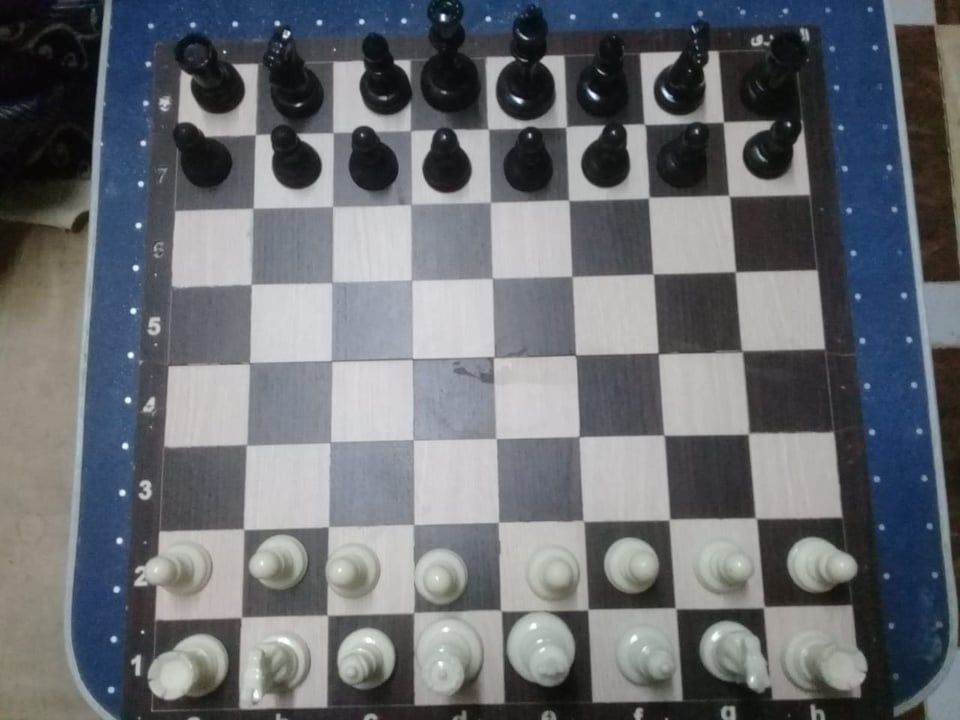
#> input picture 0.jpeg, 960 x 720 px
$ python test1.py   (Python 2 division)
#> lines starting #> are read from the running program, lines starting #| are printed output that depends on the picture; after the words box and inside, x2 and y2 are one past the last pixel; in counts of white or black regions, pixels touching at a corner belong together
import numpy as np
import cv2


def auto_canny(image, sigma=1):
    """
    Canny edge detection with automatic thresholds.
    """
    # compute the median of the single channel pixel intensities
    v = np.median(image)

    # apply automatic Canny edge detection using the computed median
    lower = int(max(0, (1.0 - sigma) * v))
    upper = int(min(255, (1.0 + sigma) * v))
    edged = cv2.Canny(image, lower, upper)

    # return the edged image
    return edged


img = cv2.imread('./0.jpeg')
#> img is the input picture: shape (720, 960, 3); mean B, G, R 114.3, 108.9, 105.8
gray = cv2.cvtColor(img, cv2.COLOR_BGR2GRAY)
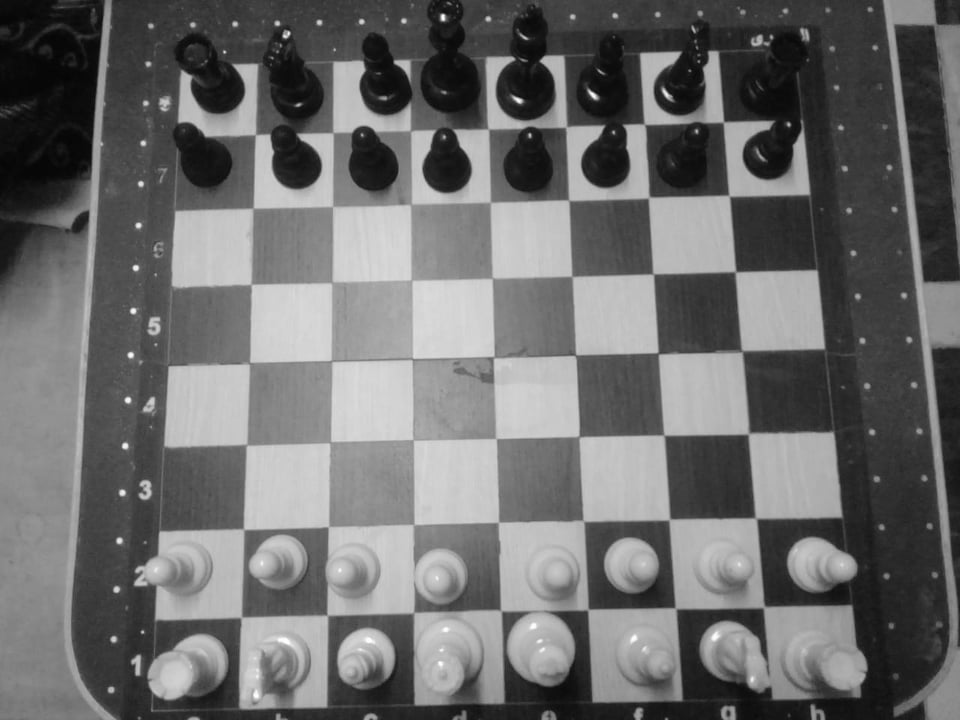
#> gray: shape (720, 960); min 4, max 255, mean 108.5
edges = auto_canny(gray)
#> in auto_canny, `v = np.median(image)`: v = 100
#> in auto_canny, `lower = int(max(0, (1.0 - sigma) * v))`: lower = 0
#> in auto_canny, `upper = int(min(255, (1.0 + sigma) * v))`: upper = 200
#> in auto_canny, `edged = cv2.Canny(image, lower, upper)`:
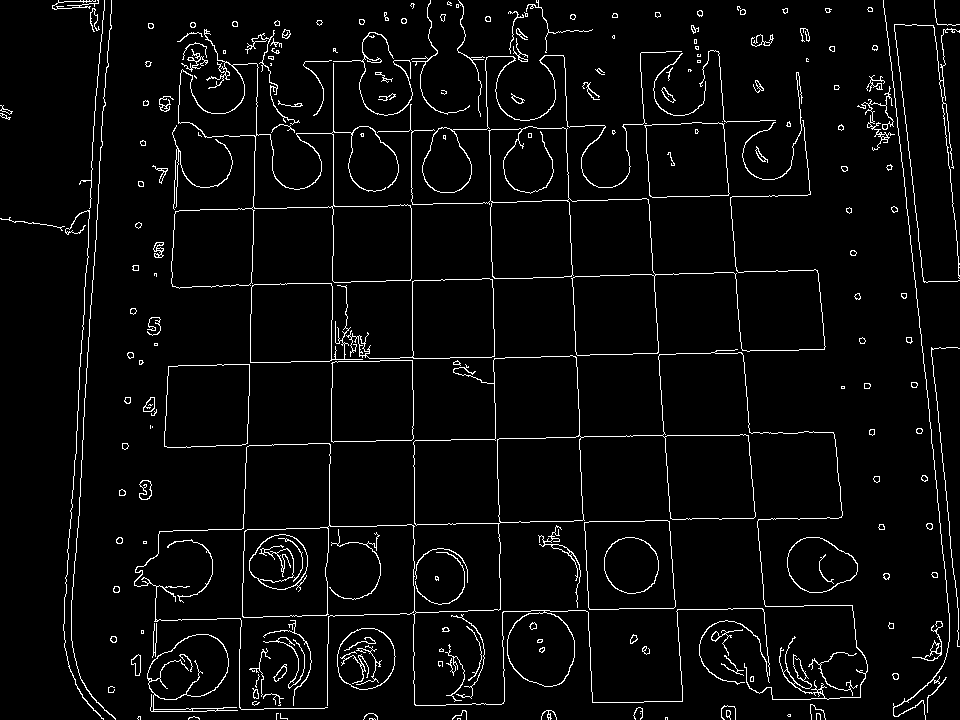
#> edged: shape (720, 960); 4% white in thin lines or dots
cv2.imwrite("canny.jpg", edges)
minLineLength=150
lines = cv2.HoughLinesP(image=edges,rho=1,theta=np.pi/180, threshold=170,lines=np.array([]), minLineLength=minLineLength,maxLineGap=300)
#> lines = 22 rows, first 6: [889, 46, 949, 618], [76, 446, 939, 431], [642, 124, 682, 701], [896, 24, 958, 614], [64, 620, 852, 606], [80, 364, 933, 349]
#lines = cv2.HoughLines(image=edges,rho=1,theta=np.pi/180, threshold=100)


a,b,c = lines.shape
#> a = 22; b = 1; c = 4

print a
#| 22

for i in range(a):
    print lines[i][0][0],lines[i][0][1]
    print lines[i][0][2],lines[i][0][3]
    cv2.circle(img, (lines[i][0][0],lines[i][0][1]), 3, (0,255,0),-1)
    cv2.circle(img, (lines[i][0][2],lines[i][0][3]), 3, (255,0,0),-1)
    cv2.imwrite('points.jpg', img)
    cv2.line(img, (lines[i][0][0], lines[i][0][1]), (lines[i][0][2], lines[i][0][3]), (0, 0, 255), 1)
    cv2.imwrite('houghlines5.jpg',img)
#> this loop made 22 passes
#> (printed output is left out)
#> pass 1, `cv2.imwrite('houghlines5.jpg',img)`:
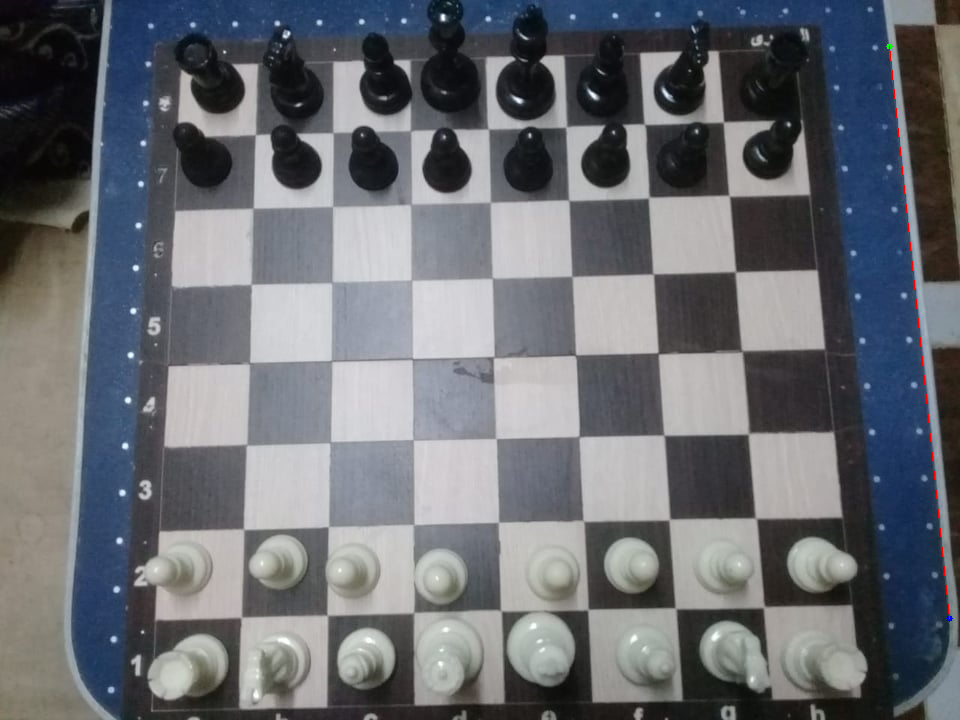
#> saved as houghlines5.jpg: shape (720, 960, 3); mean B, G, R 114.2, 108.8, 105.9
#> pass 2, `cv2.imwrite('houghlines5.jpg',img)`:
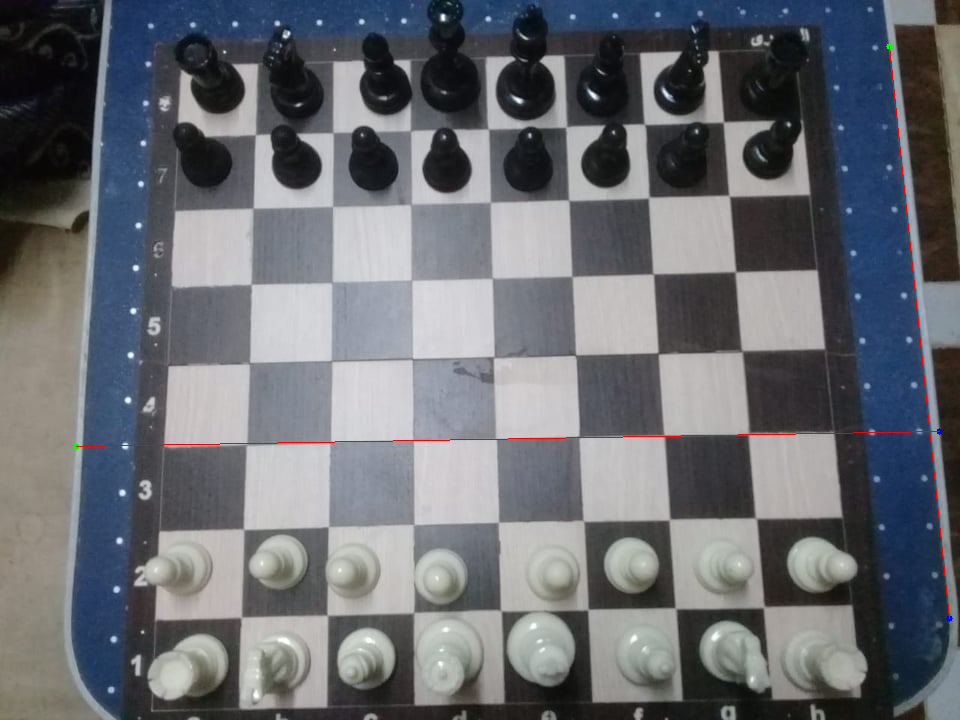
#> saved as houghlines5.jpg: shape (720, 960, 3); mean B, G, R 114, 108.6, 106.1
#> after the loop:
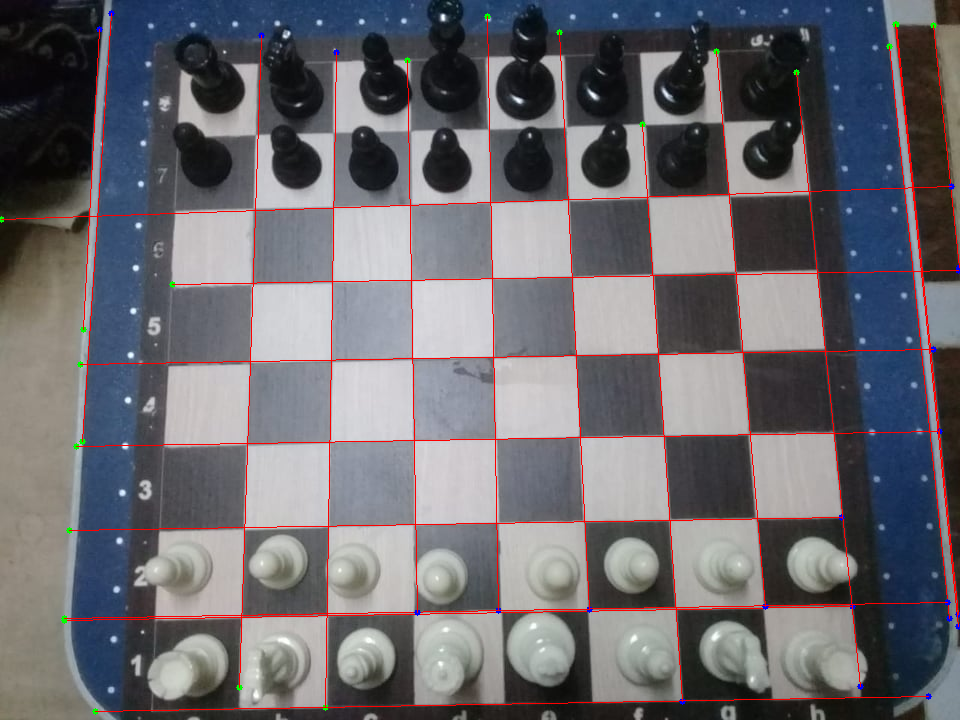
#> img: shape (720, 960, 3); 2.19% of pixels changed, all inside (x1, y1, x2, y2) = (0, 10, 960, 715)

$ run again, with 1.jpeg copied over 0.jpeg
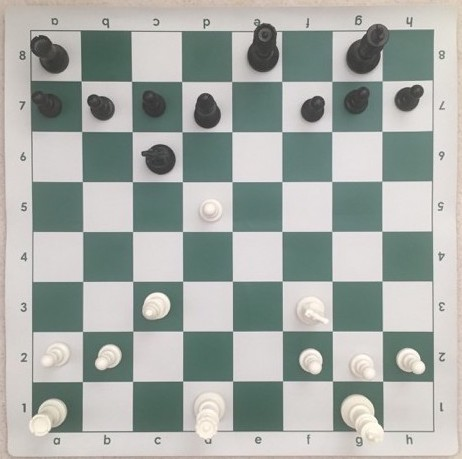
#> input picture 1.jpeg, 462 x 459 px
#> img is the input picture: shape (459, 462, 3); mean B, G, R 166, 170.7, 165.3
#> v = 197
#> lower = 0
#> upper = 255
#> in auto_canny, `edged = cv2.Canny(image, lower, upper)`:
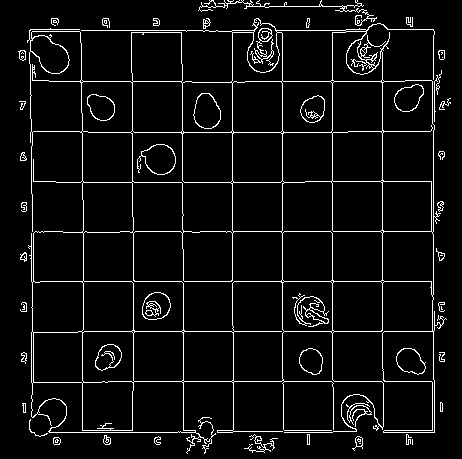
#> edged: shape (459, 462); 5.8% white in thin lines or dots
#> lines = 20 rows, first 6: [31, 281, 433, 281], [32, 331, 433, 331], [332, 432, 332, 6], [32, 231, 433, 231], [282, 431, 282, 6], [31, 381, 434, 381]
#| 20
#> the loop `for i in range(a):` made 20 passes
#| 31 281
#| 433 281
#| 32 331
#| 433 331
#| 332 432
#| 332 6
#> (further printed lines are left out)
#> after the loop `for i in range(a):`:
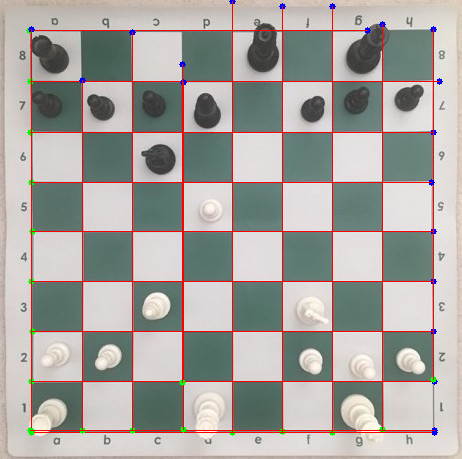
#> img: shape (459, 462, 3); 4.01% of pixels changed, all inside (x1, y1, x2, y2) = (26, 0, 443, 436)

$ run again, with 2.jpeg copied over 0.jpeg
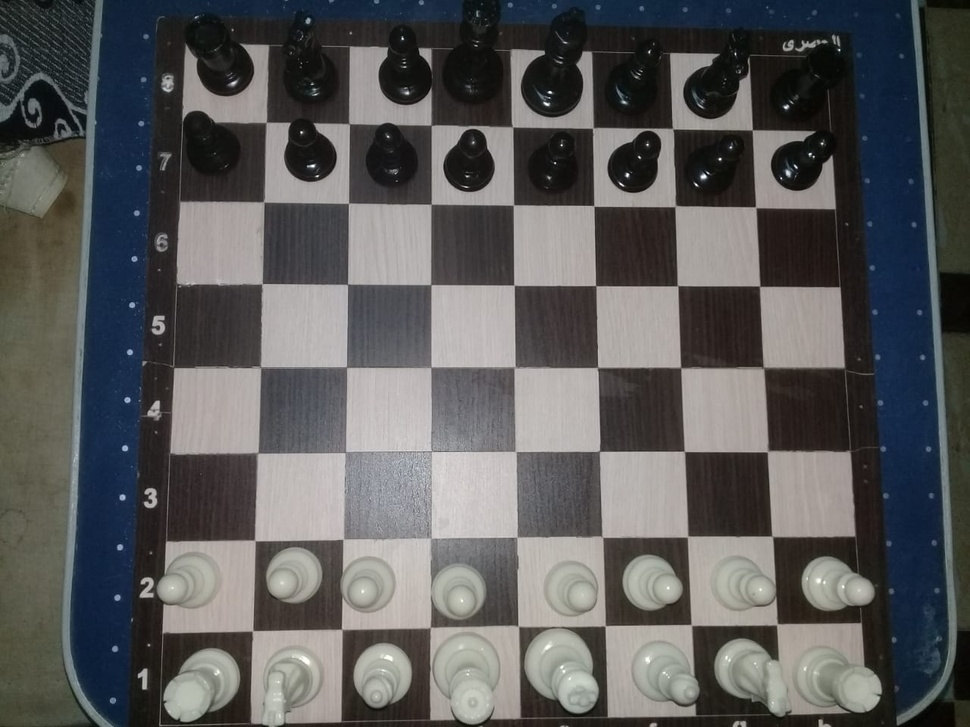
#> input picture 2.jpeg, 970 x 727 px, shrunk from 1280 x 960 before the run
#> img is the input picture: shape (727, 970, 3); mean B, G, R 90.7, 90.6, 90.5
#> v = 66
#> lower = 0
#> upper = 132
#> in auto_canny, `edged = cv2.Canny(image, lower, upper)`:
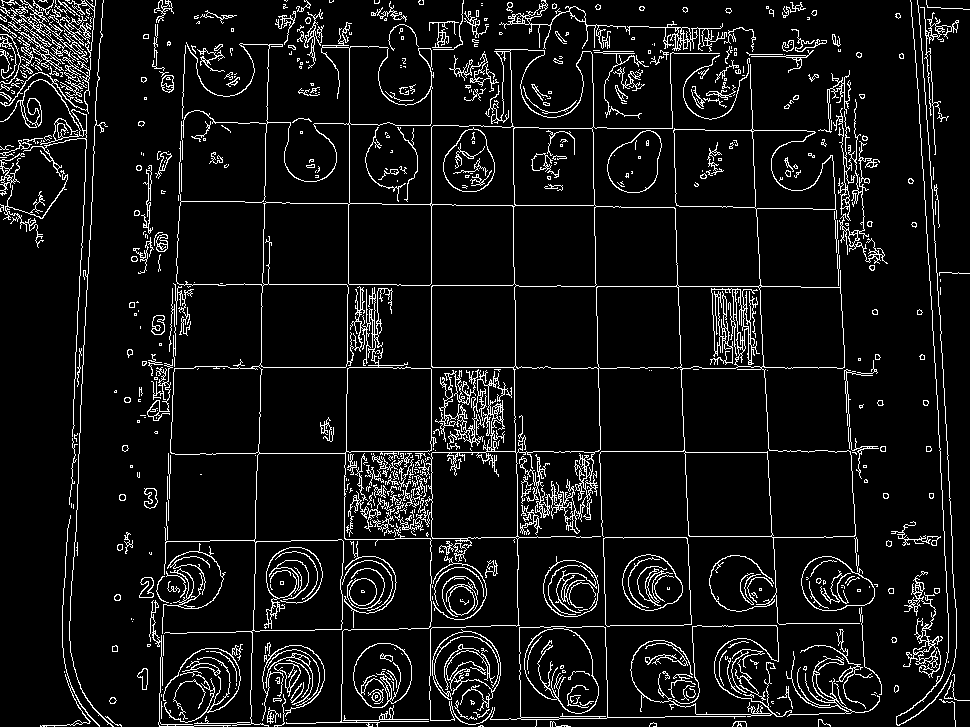
#> edged: shape (727, 970); 7.9% white in thin lines or dots
#> lines = 45 rows, first 6: [431, 720, 431, 22], [99, 726, 954, 711], [75, 367, 942, 367], [65, 725, 103, 0], [74, 451, 947, 451], [40, 725, 954, 709]
#| 45
#> the loop `for i in range(a):` made 45 passes
#| 431 720
#| 431 22
#| 99 726
#| 954 711
#| 75 367
#| 942 367
#> (further printed lines are left out)
#> after the loop `for i in range(a):`:
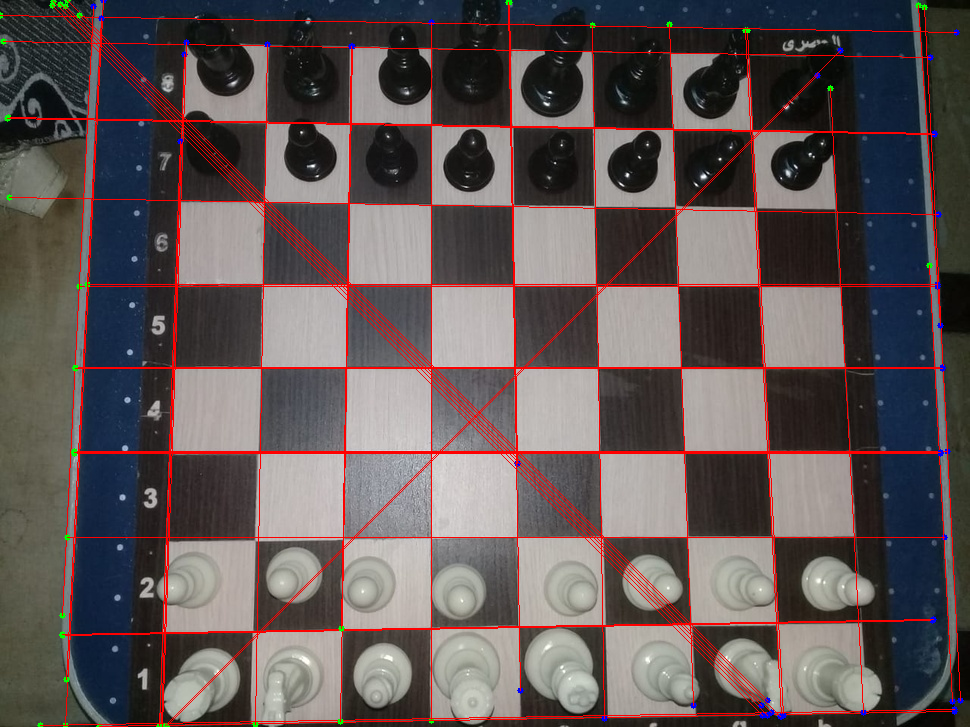
#> img: shape (727, 970, 3); 4.84% of pixels changed, all inside (x1, y1, x2, y2) = (0, 0, 964, 727)
